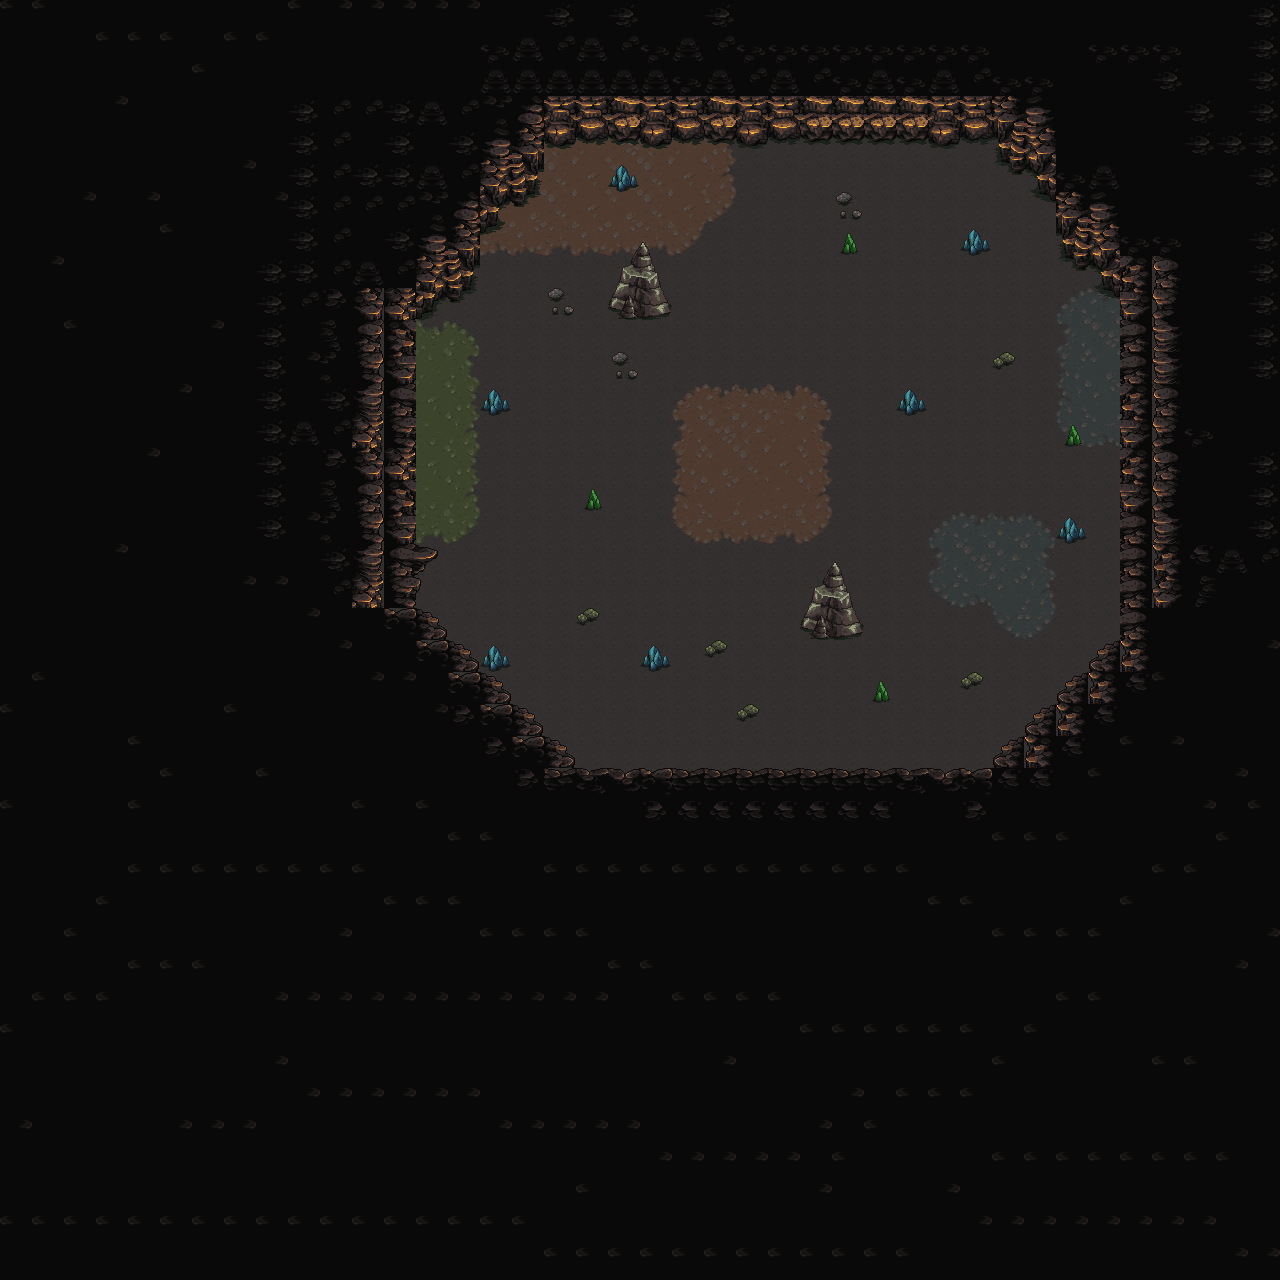

A 2D game scene composited from a Tiled map and its tileset images. What follows is a short description and the map's XML, with each tile layer's data collapsed to a summary:
An orthogonal 40x40 tile map with 32x32 px tiles, 4 tile layers (ground, groundDirtBatches, groundCrystalsAndRocks, walls), 2 tilesets and 22 objects.

<map version="1.10" tiledversion="1.10.2" orientation="orthogonal" renderorder="right-down" width="40" height="40" tilewidth="32" tileheight="32" infinite="0" nextlayerid="9" nextobjectid="65">
 <tileset firstgid="1" source="MainLev2.0.tsx" />
 <tileset firstgid="2449" source="decorative.tsx" />
 <layer id="4" name="ground" width="40" height="40">
  <data>[1600 cells, 1600 non-empty, 1 distinct tile ids]</data>
 </layer>
 <layer id="1" name="groundDirtBatches" width="40" height="40">
  <data>[1600 cells, 1600 non-empty, 55 distinct tile ids]</data>
 </layer>
 <layer id="5" name="groundCrystalsAndRocks" width="40" height="40">
  <data>[1600 cells, 32 non-empty, 10 distinct tile ids]</data>
 </layer>
 <layer id="3" name="walls" width="40" height="40">
  <data>[1600 cells, 1253 non-empty, 78 distinct tile ids]</data>
 </layer>
 <objectgroup id="2" name="startpos">
  <object id="9" x="752.667" y="464.667" visible="0">
   <point />
  </object>
 </objectgroup>
 <objectgroup id="8" name="collsions">
  <object id="41" x="551" y="89" width="448" height="46" />
  <object id="43" x="996.667" y="137.667" width="62" height="36.3333" />
  <object id="45" x="1057" y="175.667" width="63" height="91" />
  <object id="46" x="1120.67" y="267.333" width="54.3333" height="374.667" />
  <object id="47" x="1088.25" y="642.25" width="32.25" height="73" />
  <object id="48" x="1056.75" y="686.5" width="31.25" height="60.75" />
  <object id="49" x="1025.25" y="721.25" width="31.25" height="56.25" />
  <object id="50" x="993.5" y="754.25" width="31.75" height="26.25" />
  <object id="51" x="577" y="769" width="412.5" height="20.5" />
  <object id="52" x="540.75" y="747" width="33.5" height="23" />
  <object id="53" x="505.5" y="722.75" width="35.5" height="22.25" />
  <object id="54" x="461.75" y="691.75" width="51.75" height="28.75" />
  <object id="55" x="437.75" y="672" width="53.75" height="18" />
  <object id="56" x="394.667" y="644.667" width="70" height="24.6667" />
  <object id="58" x="380" y="613.333" width="51.6667" height="29" />
  <object id="59" x="361.5" y="290.5" width="51.5" height="317.5" />
  <object id="60" x="415.75" y="241.25" width="34" height="71" />
  <object id="61" x="450.75" y="176.5" width="28.25" height="115.5" />
  <object id="62" x="480.25" y="153.25" width="25.25" height="65.5" />
  <object id="63" x="506.25" y="114.25" width="44.75" height="80" />
  <object id="64" x="1112" y="338" />
 </objectgroup>
</map>
